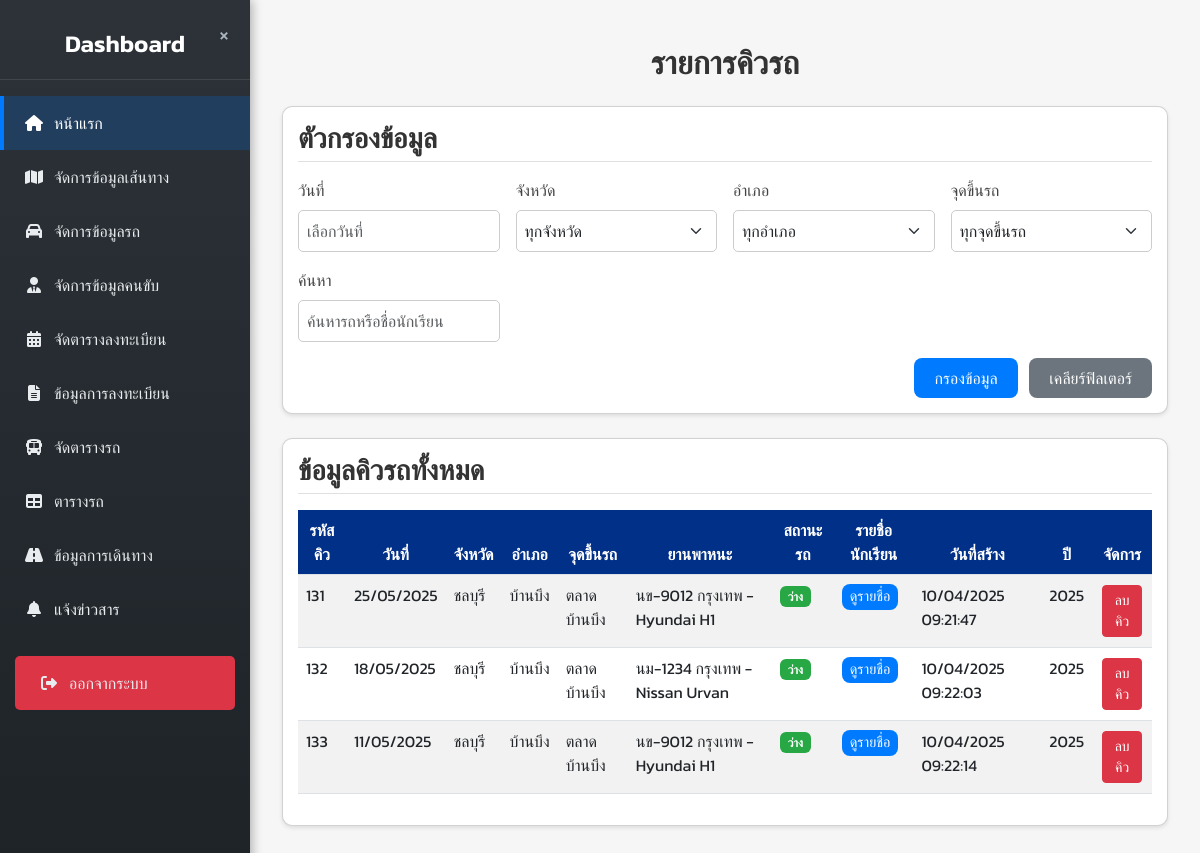
The app's page /admin/show_queue.php with its own data.
### tables this page shows
CREATE TABLE `queue` (
  `queue_id` int(11) NOT NULL,
  `province_id` int(11) NOT NULL,
  `amphur_id` int(11) NOT NULL,
  `location` varchar(255) NOT NULL,
  `car_id` int(11) NOT NULL,
  `created_at` timestamp NOT NULL DEFAULT current_timestamp(),
  `year` varchar(255) DEFAULT NULL,
  `status_car` enum('ว่าง','กำลังไป','ถึงจุดรับ','ออกเดินทาง','ถึงที่หมาย','กำลังกลับ','ปิดงาน','ฉุกเฉิน') DEFAULT 'ว่าง',
  `queue_date` date DEFAULT NULL
);

CREATE TABLE `province` (
  `PROVINCE_ID` int(5) NOT NULL,
  `PROVINCE_NAME` varchar(150) NOT NULL
);

CREATE TABLE `amphur` (
  `AMPHUR_ID` int(5) NOT NULL,
  `AMPHUR_NAME` varchar(150) NOT NULL,
  `PROVINCE_ID` int(5) NOT NULL DEFAULT 0
);

CREATE TABLE `car` (
  `car_id` int(11) NOT NULL,
  `car_license` varchar(50) NOT NULL,
  `car_brand` varchar(100) NOT NULL,
  `car_color` varchar(50) DEFAULT NULL,
  `car_seat` int(11) NOT NULL,
  `car_status` enum('available','unavailable') DEFAULT 'available',
  `car_image` varchar(255) DEFAULT NULL,
  `driver_id` varchar(255) DEFAULT NULL
);

### admin/show_queue.php (the view, shortened to what this page needs)
<?php
require_once 'config/condb.php';
$params = [];
$sql = "
    SELECT
        q.queue_id,
        p.PROVINCE_NAME AS province_name,
        a.AMPHUR_NAME AS amphur_name,
        q.location,
        c.car_license,
        c.car_brand,
        q.created_at,
        q.year,
        q.status_car,
        q.queue_date
    FROM queue q
    LEFT JOIN province p ON q.province_id = p.PROVINCE_ID
    LEFT JOIN amphur a ON q.amphur_id = a.AMPHUR_ID
    LEFT JOIN car c ON q.car_id = c.car_id
    LEFT JOIN queue_student qs ON q.queue_id = qs.queue_id
    LEFT JOIN students s ON qs.student_id = s.stu_ID
";
$sql .= " GROUP BY q.queue_id ORDER BY q.queue_date DESC, q.created_at DESC";
$stmt = $conn->prepare($sql);
$stmt->execute($params);
$queues = $stmt->fetchAll(PDO::FETCH_ASSOC);
?>
<!DOCTYPE html>
<html lang="th">
<head>
    <link href="https://cdn.jsdelivr.net/npm/bootstrap@5.3.0-alpha1/dist/css/bootstrap.min.css" rel="stylesheet">
    <link rel="stylesheet" href="https://cdn.jsdelivr.net/npm/flatpickr/dist/flatpickr.min.css">
    <link rel="stylesheet" href="style.css">
</head>
<body>
<?php include 'sidebar.php'; ?>
<div class="content" id="content">
    <div class="container mt-4">
        <h2 class="text-center mb-4" style="color: #333; font-weight: 600;">รายการคิวรถ</h2>
        <div class="card mb-4">
            <h3 class="mb-3">ตัวกรองข้อมูล</h3>
            <form method="GET" id="filterForm">
                <div class="row g-3">
                    <div class="col-md-3 col-12">
                        <label for="queue_date" class="form-label">วันที่</label>
                        <input type="text" id="queue_date" name="queue_date" class="form-control"
                               value="<?= isset($_GET['queue_date']) ? htmlspecialchars($_GET['queue_date']) : '' ?>"
                               placeholder="เลือกวันที่">
                    </div>
                    <div class="col-md-3 col-12">
                        <label for="province_id" class="form-label">จังหวัด</label>
                        <select name="province_id" id="province_id" class="form-select" onchange="loadAmphur()">
                            <option value="">ทุกจังหวัด</option>
                        </select>
                    </div>
                    <div class="col-md-3 col-12">
                        <label for="amphur_id" class="form-label">อำเภอ</label>
                        <select name="amphur_id" id="amphur_id" class="form-select" onchange="loadLocation()">
                            <option value="">ทุกอำเภอ</option>
                        </select>
                    </div>
                    <div class="col-md-3 col-12">
                        <label for="location" class="form-label">จุดขึ้นรถ</label>
                        <select name="location" id="location" class="form-select">
                            <option value="">ทุกจุดขึ้นรถ</option>
                        </select>
                    </div>
                    <div class="col-md-3 col-12">
                        <label for="search" class="form-label">ค้นหา</label>
                        <input type="text" id="search" name="search" class="form-control"
                               value="<?= isset($_GET['search']) ? htmlspecialchars($_GET['search']) : '' ?>"
                               placeholder="ค้นหารถหรือชื่อนักเรียน">
                    </div>
                </div>
                <div class="text-end mt-3">
                    <button type="submit" class="btn btn-primary me-2">กรองข้อมูล</button>
                    <button type="button" class="btn btn-secondary" onclick="clearFilter()">เคลียร์ฟิลเตอร์</button>
                </div>
            </form>
        </div>
        <div class="card mb-4">
            <h3 class="mb-3">ข้อมูลคิวรถทั้งหมด</h3>
            <div class="table-responsive">
                <table class="table table-striped">
                    <thead>
                        <tr>
                            <th>รหัสคิว</th>
                            <th>วันที่</th>
                            <th>จังหวัด</th>
                            <th>อำเภอ</th>
                            <th>จุดขึ้นรถ</th>
                            <th>ยานพาหนะ</th>
                            <th>สถานะรถ</th>
                            <th>รายชื่อนักเรียน</th>
                            <th>วันที่สร้าง</th>
                            <th>ปี</th>
                            <th>จัดการ</th>
                        </tr>
                    </thead>
                    <tbody>
                        <?php if (count($queues) > 0): ?>
                            <?php foreach ($queues as $index => $queue): ?>
                                <tr>
                                    <td><?= $queue['queue_id'] ?></td>
                                    <td><?= $queue['queue_date'] ? date('d/m/Y', strtotime($queue['queue_date'])) : 'ไม่ระบุ' ?></td>
                                    <td><?= $queue['province_name'] ?></td>
                                    <td><?= $queue['amphur_name'] ?></td>
                                    <td><?= $queue['location'] ?></td>
                                    <td><?= $queue['car_license'] . ' - ' . $queue['car_brand'] ?></td>
                                    <td><span class="badge <?= $queue['status_car'] === 'ว่าง' ? 'badge-success' : 'badge-warning' ?>"><?= $queue['status_car'] ?></span></td>
                                    <td>
                                        <button class="btn btn-primary btn-toggle" data-bs-toggle="modal" data-bs-target="#studentModal"
                                                onclick="showStudents(<?= $queue['queue_id'] ?>)">ดูรายชื่อ</button>
                                    </td>
                                    <td><?= date('d/m/Y H:i:s', strtotime($queue['created_at'])) ?></td>
                                    <td><?= $queue['year'] ?: 'ไม่ระบุ' ?></td>
                                    <td>
                                        <form method="POST" id="deleteQueueForm_<?= $queue['queue_id'] ?>" style="display:inline;">
                                            <button type="button" class="btn btn-danger btn-sm" onclick="confirmDeleteQueue(<?= $queue['queue_id'] ?>)">ลบคิว</button>
                                        </form>
                                    </td>
                                </tr>
                            <?php endforeach; ?>
                        <?php else: ?>
                            <tr><td colspan="11" class="text-center text-muted">ไม่พบข้อมูลคิวรถ</td></tr>
                        <?php endif; ?>
                    </tbody>
                </table>
            </div>
        </div>
    </div>
</div>
</body>
</html>

### admin/style.css (style rules this page uses)
body { display: flex; height: 100vh; margin: 0; overflow: hidden; font-family: 'Segoe UI', Tahoma, Geneva, Verdana, sans-serif; }
.content { margin-left: 250px; padding: 20px; width: 100%; height: 100%; overflow-y: auto; transition: margin-left 0.3s ease; }

### admin/show_queue.php (style rules this page uses)
body { background: #f5f6f5; font-family: 'Kanit', sans-serif; min-height: 100vh; }
.content { margin-left: 250px; padding: 20px; transition: margin-left 0.3s ease; }
.card { border-radius: 10px; box-shadow: 0 2px 4px rgba(0, 0, 0, 0.1); background: #fff; padding: 15px; }
.card h3 { color: #333; font-weight: 600; border-bottom: 1px solid #e0e0e0; padding-bottom: 5px; }
.form-label { font-weight: 500; color: #444; }
.form-select, .form-control { border-radius: 5px; border: 1px solid #ccc; padding: 8px; }
.btn-primary { border-radius: 8px; padding: 8px 20px; background: #007bff; border: none; }
.btn-secondary { border-radius: 8px; padding: 8px 20px; background: #6c757d; border: none; }
.table thead th { background: #003087; color: #fff; text-align: center; }
.badge-success { background: #28a745; }
.btn-toggle { font-size: 0.9rem; padding: 2px 8px; }
.btn-sm { margin: 2px; }

### records on screen
queue: queue_id "131", queue_date "25/05/2025", province.PROVINCE_NAME "ชลบุรี", amphur.AMPHUR_NAME "บ้านบึง", location "ตลาดบ้านบึง", car.car_license "นข-9012 กรุงเทพ", car.car_brand "Hyundai H1", status_car "ว่าง", created_at "10/04/2025 09:21:47", year "2025"
queue: queue_id "132", queue_date "18/05/2025", province.PROVINCE_NAME "ชลบุรี", amphur.AMPHUR_NAME "บ้านบึง", location "ตลาดบ้านบึง", car.car_license "นม-1234 กรุงเทพ", car.car_brand "Nissan Urvan", status_car "ว่าง", created_at "10/04/2025 09:22:03", year "2025"
queue: queue_id "133", queue_date "11/05/2025", province.PROVINCE_NAME "ชลบุรี", amphur.AMPHUR_NAME "บ้านบึง", location "ตลาดบ้านบึง", car.car_license "นข-9012 กรุงเทพ", car.car_brand "Hyundai H1", status_car "ว่าง", created_at "10/04/2025 09:22:14", year "2025"
